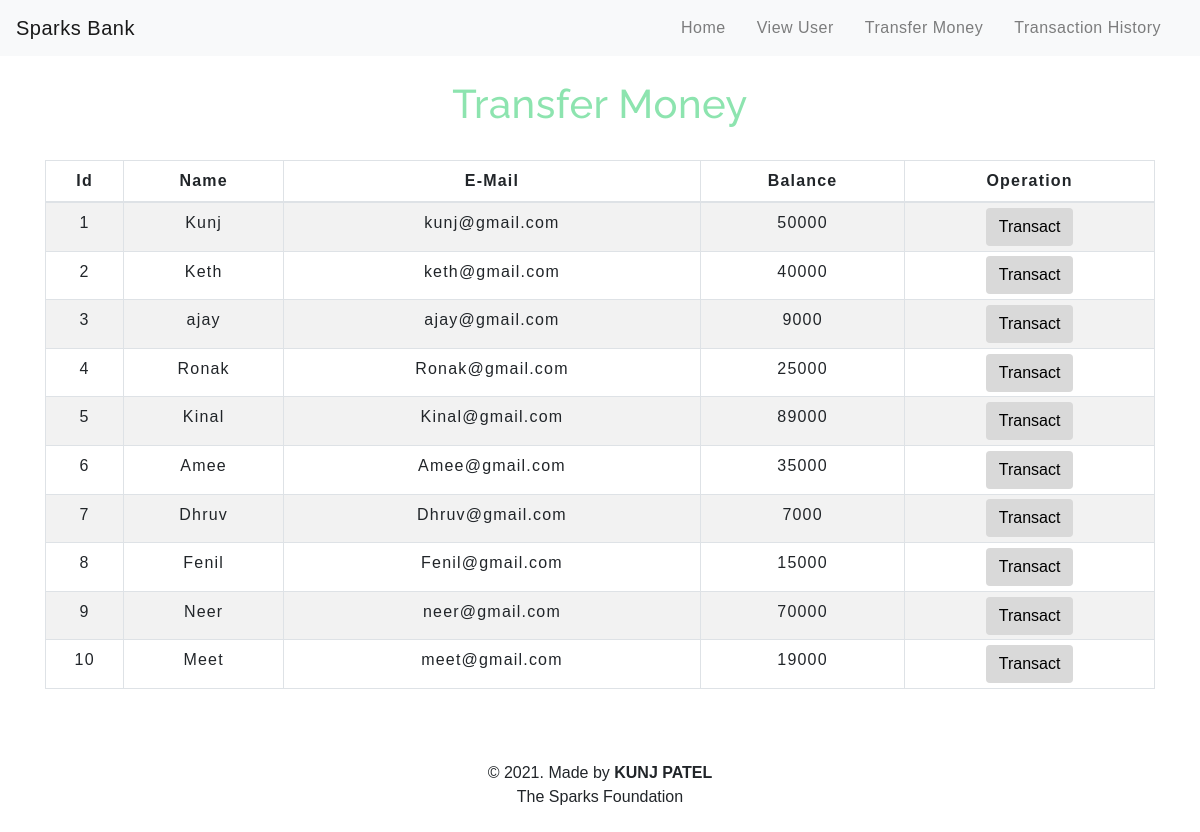
The app's page /transfermoney.php with its own data.
### tables this page shows
CREATE TABLE `users` (
  `id` int(3) NOT NULL,
  `name` text NOT NULL,
  `email` varchar(30) NOT NULL,
  `balance` int(8) NOT NULL
);

### transfermoney.php (the view, shortened to what this page needs)
<!DOCTYPE html>
<html lang="en">
<head>
    <link rel="stylesheet" href="https://maxcdn.bootstrapcdn.com/bootstrap/4.0.0/css/bootstrap.min.css">
    <link rel="stylesheet" type="text/css" href="css/table.css">
    <link rel="stylesheet" type="text/css" href="css/navbar.css">
</head>
<body>
<?php
    include 'config.php';
    $sql = "SELECT * FROM users";
    $result = mysqli_query($conn,$sql);
?>
<?php
  include 'navbar.php';
?>
<div class="container">
        <h2 class="text-center pt-4">Transfer Money</h2>
        <br>
            <div class="row">
                <div class="col">
                    <div class="table-responsive-sm">
                    <table class="table table-hover table-sm table-striped table-condensed table-bordered">
                        <thead>
                            <tr>
                            <th scope="col" class="text-center py-2">Id</th>
                            <th scope="col" class="text-center py-2">Name</th>
                            <th scope="col" class="text-center py-2">E-Mail</th>
                            <th scope="col" class="text-center py-2">Balance</th>
                            <th scope="col" class="text-center py-2">Operation</th>
                            </tr>
                        </thead>
                        <tbody>
                <?php
                    while($rows=mysqli_fetch_assoc($result)){
                ?>
                    <tr>
                        <td class="py-2"><?php echo $rows['id'] ?></td>
                        <td class="py-2"><?php echo $rows['name']?></td>
                        <td class="py-2"><?php echo $rows['email']?></td>
                        <td class="py-2"><?php echo $rows['balance']?></td>
                        <td><a href="selecteduserdetail.php?id= <?php echo $rows['id'] ;?>"> <button type="button" class="btn">Transact</button></a></td>
                    </tr>
                <?php
                    }
                ?>
                        </tbody>
                    </table>
                    </div>
                </div>
            </div>
         </div>
         <footer class="text-center mt-5 py-2">
        <p>&copy 2021. Made by <b>KUNJ PATEL</b> <br>The Sparks Foundation</p>
      </footer>
</body>
</html>

### navbar.php (shortened to what this page needs)
<nav class="navbar navbar-expand-md navbar-light bg-light">
<a class="navbar-brand" href="index.php">Sparks Bank</a>
<div class="collapse navbar-collapse" id="collapsibleNavbar">
      <ul class="navbar-nav ml-auto">
        <li class="nav-item">
          <a class="nav-link" href="index.php">Home</a>
        </li>
        <li class="nav-item">
          <a class="nav-link" href="transfermoney.php">View User</a>
        </li>
        <li class="nav-item">
          <a class="nav-link" href="transfermoney.php">Transfer Money</a>
        </li>
        <li class="nav-item">
          <a class="nav-link" href="transactionhistory.php">Transaction History</a>
        </li>
    </div>
 </nav>

### table.css (style rules this page uses)
* { padding: 0; margin: 0; box-sizing: border-box; font-family: sans-serif; }
h2 { font-size: 40px; }
table { letter-spacing: 1.2px; }
td { text-align: center; }
button { border:none; background: #d9d9d9; transition: 1s; }

### navbar.css (style rules this page uses)
.nav-link { margin-right: 15px; color:#8de4af; letter-spacing: 0.5px; transition: 0.5s; }
.navbar-brand { color:#8de4af; letter-spacing: 0.5px; }
h2 { color: #8de4af; letter-spacing: 0.5px; font-family: raleway; }

### transfermoney.php (style rules this page uses)
button { transition: 1.5s; }

### records on screen
users: id "1", name "Kunj", email "kunj@gmail.com", balance "50000"
users: id "2", name "Keth", email "keth@gmail.com", balance "40000"
users: id "3", name "ajay", email "ajay@gmail.com", balance "9000"
users: id "4", name "Ronak", email "Ronak@gmail.com", balance "25000"
users: id "5", name "Kinal", email "Kinal@gmail.com", balance "89000"
users: id "6", name "Amee", email "Amee@gmail.com", balance "35000"
users: id "7", name "Dhruv", email "Dhruv@gmail.com", balance "7000"
users: id "8", name "Fenil", email "Fenil@gmail.com", balance "15000"
users: id "9", name "Neer", email "neer@gmail.com", balance "70000"
users: id "10", name "Meet", email "meet@gmail.com", balance "19000"
